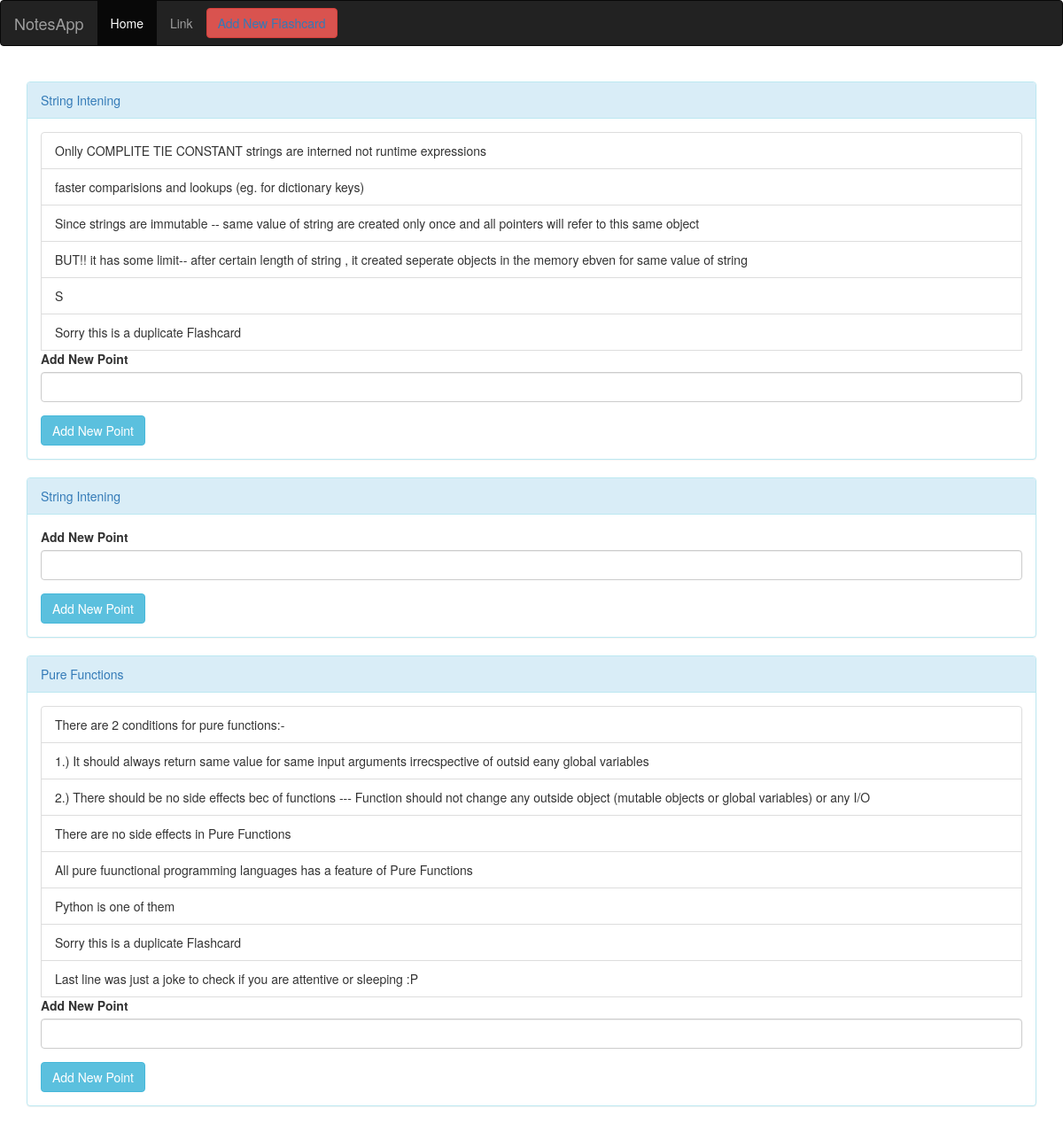
/flashcards/flashcards/, run on an earlier commit of the app's database.
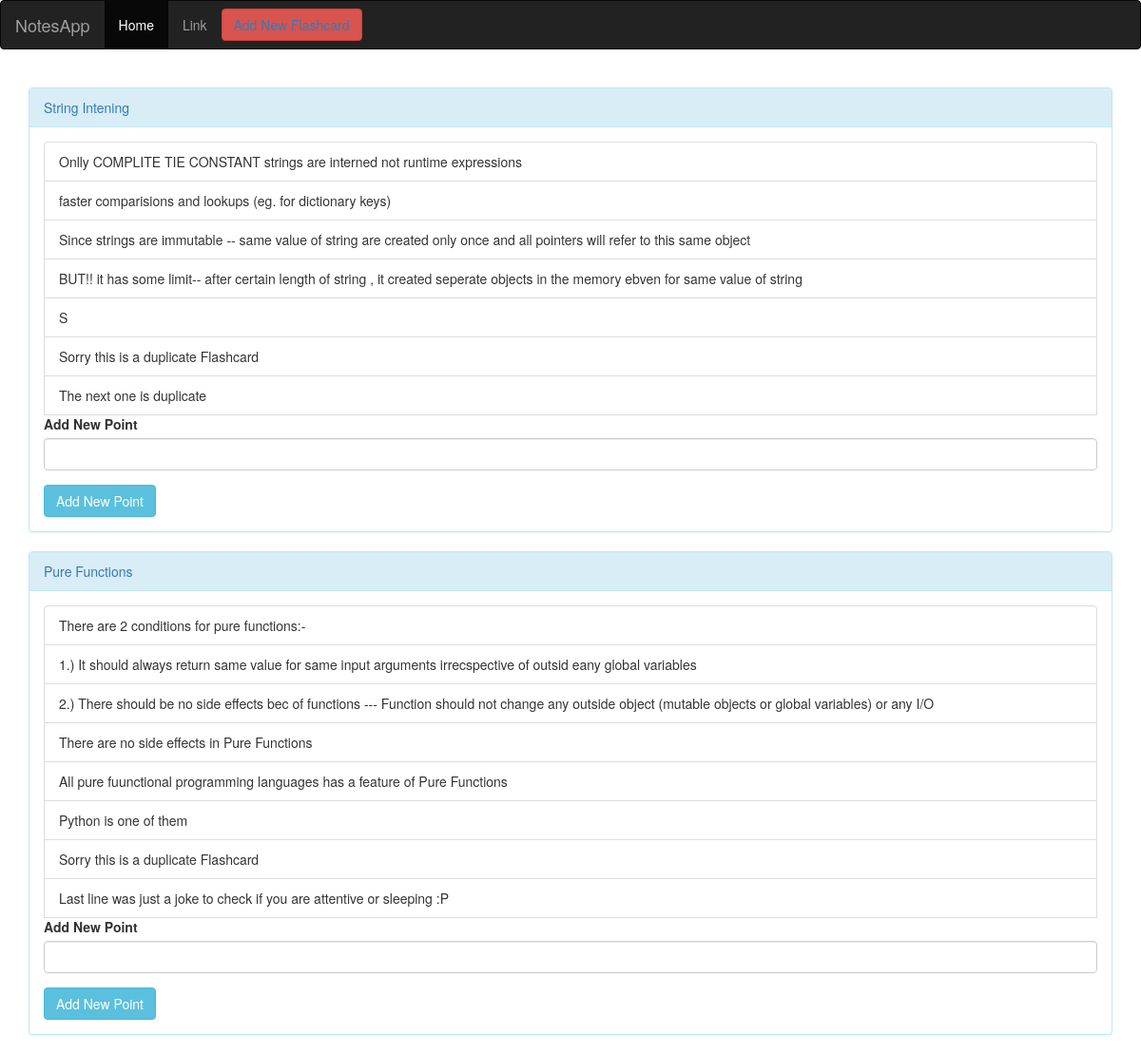
And on a later commit of the database.
### Flashcards/models.py (models this page shows, shortened)
class FlashCard(models.Model):
    title = models.CharField(max_length=200)
    added_on = models.DateTimeField('date published')
    added_by = models.CharField(max_length=50)
    description = models.CharField(max_length=1500)

class BulletPoint(models.Model):
    flashcard = models.ForeignKey(FlashCard, on_delete=models.CASCADE)
    point = models.CharField(max_length=2500)

### Flashcards/views.py (the view)
# urls.py: path('flashcards/', views.flashcards),
def flashcards(request):
    flashcards=FlashCard.objects.all()
    context={"flashcards": flashcards}
    return render(request, "displayflashcards.html",context)

### Flashcards/templates/displayflashcards.html (shortened to what this page needs)
<!DOCTYPE html>
<html lang="en">
<head>
</head>
{% load static%}
<link rel="stylesheet" href="https://maxcdn.bootstrapcdn.com/bootstrap/3.4.1/css/bootstrap.min.css">
<link rel="stylesheet" href="https://maxcdn.bootstrapcdn.com/bootstrap/3.4.1/js/bootstrap.min.js">
<nav class="navbar navbar-inverse">
  <div class="container-fluid">
    <div class="navbar-header">
      <a class="navbar-brand" href="#">NotesApp</a>
    </div>
    <ul class="nav navbar-nav">
      <li class="active"><a href="#">Home</a></li>
      <li><a href="#">Link</a></li>
    </ul>
       <button type="submit" class="btn btn-danger navbar-btn"><a href="/flashcards/createflashcardform/">Add New Flashcard</a>  </button>
  </div>
</nav>
<br/>
    {% for flashcard in flashcards %}
 <div class="container">
     <ul class="list-group" >
         <div class="panel panel-info">
             <div class="panel-heading"><a href="/flashcards/FlashCard/{{flashcard.title}}/">{{flashcard.title}}</a></div>
             <div class="panel-body">
              {% for bulletpoint in flashcard.bulletpoint_set.all %}
              <li class="list-group-item">{{ bulletpoint.point }}</li>
              {% endfor %}
                    <form  method="POST" action="/flashcards/editFlashcard/{{flashcard.title}}/">
                                 <div class="form-group">
                                  <label >Add New Point </label>    <input type="text" class="form-control" name="bulletpoint">
                                 </div>
                        <button type="submit" class="btn btn-info">Add New Point</button>
                    </form>
             </div>
         </div>
      </ul>
     </div>
    {% endfor %}
</body>
</html>

What changed in the data, as far as the page shows it:
removed FlashCard: title "String Intening"
added BulletPoint: point "The next one is duplicate", shown under FlashCard "String Intening"
